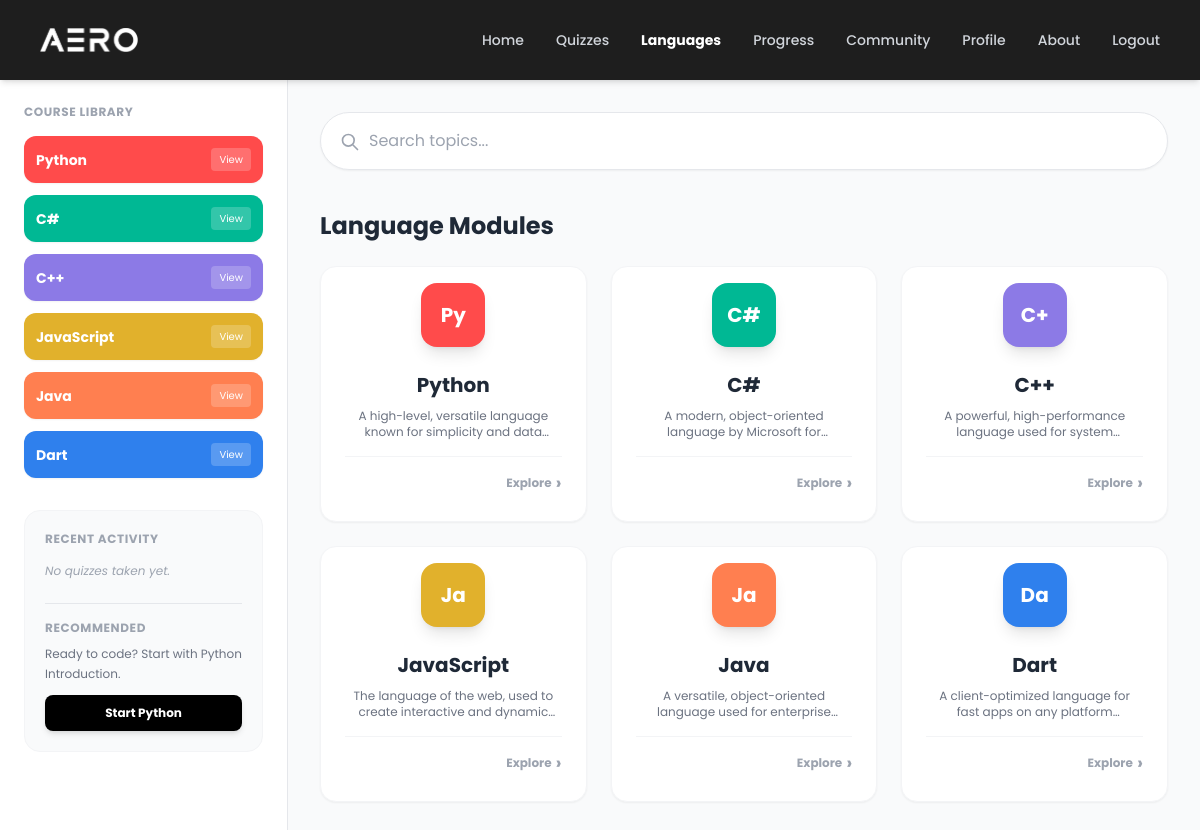
The app's page /pages/languages.php (signed in) with its own data.
### tables this page shows
CREATE TABLE `languages` (
  `language_id` int(11) NOT NULL,
  `name` varchar(50) NOT NULL,
  `description` text DEFAULT NULL,
  `icon_path` varchar(255) DEFAULT NULL
);

### pages/languages.php (the view, shortened to what this page needs)
<?php
include '../config/db_conn.php';
?>
<!DOCTYPE html>
<html lang="en">
<head>
    <script src="https://cdn.tailwindcss.com"></script>
    <link rel="stylesheet" href="../assets/css/style.css?v=2.1">
</head>
<body class="bg-gray-50">
    <?php include '../components/navbar.php'; ?>
    <div class="flex">
        <?php include '../components/sidebar.php'; ?>
        <main class="flex-1 p-8 overflow-y-auto h-[calc(100vh-4rem)]">
            <div class="max-w-6xl mx-auto">
                <div class="relative w-full mb-10">
                    <input type="text" placeholder="Search topics..." class="w-full p-4 pl-12 rounded-full border border-gray-200 shadow-sm focus:outline-none focus:ring-2 focus:ring-black transition">
                    <svg class="w-5 h-5 absolute left-5 top-5 text-gray-400" fill="none" stroke="currentColor" viewBox="0 0 24 24">
                        <path stroke-linecap="round" stroke-linejoin="round" stroke-width="2" d="M21 21l-6-6m2-5a7 7 0 11-14 0 7 7 0 0114 0z"></path>
                    </svg>
                </div>
                <h2 class="text-2xl font-bold mb-6 text-gray-800">Language Modules</h2>
                <div class="grid grid-cols-1 md:grid-cols-2 lg:grid-cols-3 gap-6">
                    <?php
                    $sql = "SELECT * FROM languages";
                    $result = $conn->query($sql);
                    if ($result->num_rows > 0) {
                        while ($row = $result->fetch_assoc()) {
                            $colorClass = 'bg-gray-100';
                            if ($row['name'] == 'Python') $colorClass = 'bg-[#ff4b4b]';
                            if ($row['name'] == 'C#') $colorClass = 'bg-[#00b894]';
                            if ($row['name'] == 'JavaScript') $colorClass = 'bg-[#e1b12c]';
                            if ($row['name'] == 'Java') $colorClass = 'bg-[#ff7f50]';
                            if ($row['name'] == 'C++') $colorClass = 'bg-[#8c7ae6]';
                            if ($row['name'] == 'Dart') $colorClass = 'bg-[#2f80ed]';
                    ?>
                            <div class="bg-white rounded-2xl shadow-sm p-6 relative hover-card border border-gray-100 flex flex-col justify-between h-64">
                                <div class="flex flex-col items-center">
                                    <div class="w-16 h-16 rounded-2xl <?php echo $colorClass; ?> flex items-center justify-center text-white text-xl font-bold mb-4 shadow-lg transform -translate-y-2">
                                        <?php echo substr($row['name'], 0, 2); ?>
                                    </div>
                                    <h3 class="text-xl font-bold text-gray-800"><?php echo $row['name']; ?></h3>
                                </div>
                                <p class="text-xs text-gray-500 text-center mt-2 px-2 line-clamp-2">
                                    <?php echo $row['description']; ?>
                                </p>
                                <div class="mt-4 flex justify-end items-center border-t border-gray-100 pt-3">
                                    <a href="language_intro.php?lang_id=<?php echo $row['language_id']; ?>"
                                        class="text-xs font-bold text-gray-400 hover:text-gray-800 flex items-center transition-colors">
                                        Explore <span class="ml-1 text-lg">›</span>
                                    </a>
                                </div>
                            </div>
                    <?php
                        }
                    }
                    ?>
                </div>
            </div>
        </main>
    </div>
</body>
</html>

### components/sidebar.php (shortened to what this page needs)
<?php
$sidebar_user_id = $_SESSION['user_id'] ?? 0;
$langColors = [
    'Python' => ['bg' => 'bg-[#ff4b4b]', 'text' => 'text-white'],
    'C#' => ['bg' => 'bg-[#00b894]', 'text' => 'text-white'],
    'C++' => ['bg' => 'bg-[#8c7ae6]', 'text' => 'text-white'],
    'JavaScript' => ['bg' => 'bg-[#e1b12c]', 'text' => 'text-white'],
    'Java' => ['bg' => 'bg-[#ff7f50]', 'text' => 'text-white'],
    'Dart' => ['bg' => 'bg-[#2f80ed]', 'text' => 'text-white']
];
$sidebarLangs = $conn->query("SELECT * FROM languages ORDER BY language_id ASC");
$recentSql = "SELECT q.date_taken, t.title, l.name as lang_name, q.score, q.total_items
              FROM generated_quizzes q
              JOIN topics t ON q.topic_id = t.topic_id
              JOIN languages l ON t.language_id = l.language_id
              WHERE q.user_id = $sidebar_user_id
              ORDER BY q.date_taken DESC LIMIT 3";
$recentActivity = $conn->query($recentSql);
$suggestSql = "SELECT t.language_id, t.order_sequence, l.name as lang_name
               FROM generated_quizzes q
               JOIN topics t ON q.topic_id = t.topic_id
               JOIN languages l ON t.language_id = l.language_id
               WHERE q.user_id = $sidebar_user_id
               ORDER BY q.date_taken DESC LIMIT 1";
$lastTaken = $conn->query($suggestSql)->fetch_assoc();
$suggestionText = "Start your journey today!";
$suggestionLink = "languages.php";
$btnText = "Browse Courses";
if ($lastTaken) {
    $nextSeq = $lastTaken['order_sequence'] + 1;
    $lid = $lastTaken['language_id'];
    $nextSql = "SELECT topic_id, title FROM topics
                WHERE language_id = $lid AND order_sequence >= $nextSeq
                ORDER BY order_sequence ASC LIMIT 1";
    $nextRes = $conn->query($nextSql);
    if ($nextRes->num_rows > 0) {
        $suggestedTopic = $nextRes->fetch_assoc();
        $suggestionText = "Since you finished the last topic, try <b>" . $suggestedTopic['title'] . "</b> next.";
        $suggestionLink = "topic_list.php?lang_id=$lid&topic_id=" . $suggestedTopic['topic_id'];
        $btnText = "Start " . $lastTaken['lang_name'];
    } else {
        $suggestionText = "You completed all topics in " . $lastTaken['lang_name'] . "! Try a new language.";
        $suggestionLink = "languages.php";
        $btnText = "Find New Course";
    }
} else {
    $suggestionText = "Ready to code? Start with Python Introduction.";
    $suggestionLink = "topic_list.php?lang_id=1";
    $btnText = "Start Python";
}
?>
<aside class="w-72 bg-white border-r border-gray-200 flex flex-col h-[calc(100vh-4rem)] sticky top-16 overflow-y-auto hidden lg:block no-scrollbar">
    <div class="p-6">
        <h3 class="text-xs font-bold text-gray-400 uppercase tracking-wider mb-4">Course Library</h3>
        <div class="space-y-3">
            <?php while ($lang = $sidebarLangs->fetch_assoc()):
                $style = $langColors[$lang['name']] ?? ['bg' => 'bg-gray-600', 'text' => 'text-white'];
            ?>
                <a href="topic_list.php?lang_id=<?php echo $lang['language_id']; ?>"
                    class="flex justify-between items-center <?php echo $style['bg']; ?> <?php echo $style['text']; ?> p-3 rounded-xl hover:opacity-90 transition shadow-sm group">
                    <span class="font-bold text-sm flex items-center">
                        <?php echo $lang['name']; ?>
                    </span>
                    <span class="text-[10px] bg-white/20 px-2 py-1 rounded group-hover:bg-white/30 transition">
                        View
                    </span>
                </a>
            <?php endwhile; ?>
        </div>
        <div class="mt-8 bg-gray-50 border border-gray-100 rounded-2xl p-5">
            <h4 class="text-xs font-bold text-gray-400 uppercase tracking-wider mb-4">Recent Activity</h4>
            <div class="space-y-4">
                <?php if ($recentActivity->num_rows > 0): ?>
                    <?php while ($act = $recentActivity->fetch_assoc()): ?>
                        <div class="border-l-2 border-gray-200 pl-3">
                            <p class="text-xs font-semibold text-gray-800">
                                <?php echo $act['title']; ?>
                                <span class="text-[10px] text-gray-400 block font-normal">
                                    <?php echo $act['lang_name']; ?>
                                </span>
                            </p>
                            <p class="text-[10px] text-gray-400 mt-1">
                                Score: <?php echo $act['score']; ?>/<?php echo $act['total_items']; ?> &bull;
                                <?php echo date("M d, H:i", strtotime($act['date_taken'])); ?>
                            </p>
                        </div>
                    <?php endwhile; ?>
                <?php else: ?>
                    <p class="text-xs text-gray-400 italic">No quizzes taken yet.</p>
                <?php endif; ?>
            </div>
            <div class="mt-6 pt-4 border-t border-gray-200">
                <h4 class="text-xs font-bold text-gray-400 uppercase tracking-wider mb-2">Recommended</h4>
                <p class="text-xs text-gray-500 mb-3 leading-relaxed">
                    <?php echo $suggestionText; ?>
                </p>
                <a href="<?php echo $suggestionLink; ?>" class="block w-full bg-black text-white text-center text-xs font-bold py-2.5 rounded-lg hover:bg-gray-800 transition shadow-md">
                    <?php echo $btnText; ?>
                </a>
            </div>
        </div>
    </div>
</aside>

### assets/css/style.css (style rules this page uses)
body { font-family: 'Poppins', sans-serif; }
.hover-card { transition: all 0.3s ease; }

### pages/languages.php (style rules this page uses)
body { font-family: 'Poppins', sans-serif; }

### records on screen
languages: name "Python", name "Py", description "A high-level, versatile language known for simplicity and…"
languages: name "C#", description "A modern, object-oriented language by Microsoft…"
languages: name "C++", name "C+", description "A powerful, high-performance language used for…"
languages: name "JavaScript", name "Ja", description "The language of the web, used to create interactive and…"
languages: name "Java", name "Ja", description "A versatile, object-oriented language used for…"
languages: name "Dart", name "Da", description "A client-optimized language for fast apps on any…"

### other values on screen
$suggestionText "Ready to code? Start with Python Introduction."
$btnText "Start Python"
